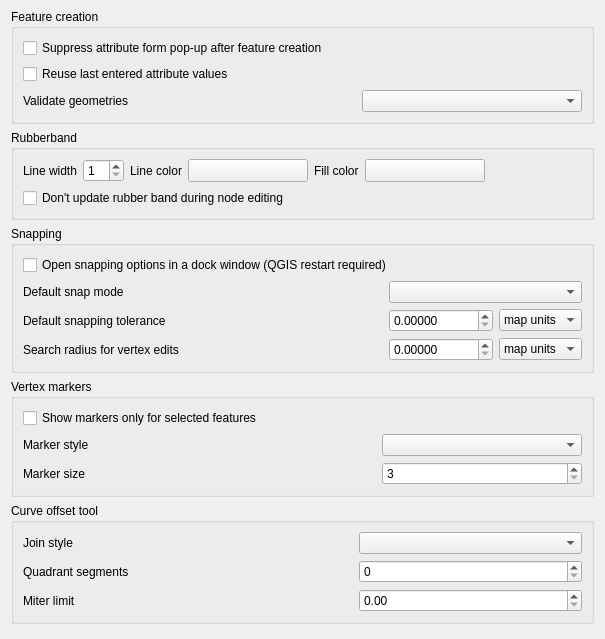
             <widget class="QWidget" name="mOptionsScrollAreaContents_07">
              <property name="geometry">
               <rect>
                <x>0</x>
                <y>0</y>
                <width>605</width>
                <height>639</height>
               </rect>
              </property>
              <layout class="QVBoxLayout" name="verticalLayout_31">
               <property name="topMargin">
                <number>9</number>
               </property>
               <item>
                <widget class="QgsCollapsibleGroupBox" name="mEnterAttributeValuesGroupBox">
                 <property name="title">
                  <string>Feature creation</string>
                 </property>
                 <layout class="QGridLayout" name="gridLayout_28">
                  <item row="2" column="2">
                   <widget class="QComboBox" name="mValidateGeometries">
                    <property name="sizePolicy">
                     <sizepolicy hsizetype="Expanding" vsizetype="Fixed">
                      <horstretch>0</horstretch>
                      <verstretch>0</verstretch>
                     </sizepolicy>
                    </property>
                   </widget>
                  </item>
                  <item row="2" column="0">
                   <widget class="QLabel" name="label_19">
                    <property name="text">
                     <string>Validate geometries</string>
                    </property>
                   </widget>
                  </item>
                  <item row="0" column="0" colspan="3">
                   <widget class="QCheckBox" name="chkDisableAttributeValuesDlg">
                    <property name="text">
                     <string>Suppress attribute form pop-up after feature creation</string>
                    </property>
                    <property name="tristate">
                     <bool>false</bool>
                    </property>
                   </widget>
                  </item>
                  <item row="2" column="1">
                   <spacer name="horizontalSpacer_32">
                    <property name="orientation">
                     <enum>Qt::Horizontal</enum>
                    </property>
                    <property name="sizeHint" stdset="0">
                     <size>
                      <width>40</width>
                      <height>20</height>
                     </size>
                    </property>
                   </spacer>
                  </item>
                  <item row="1" column="0" colspan="3">
                   <widget class="QCheckBox" name="chkReuseLastValues">
                    <property name="text">
                     <string>Reuse last entered attribute values</string>
                    </property>
                    <property name="tristate">
                     <bool>false</bool>
                    </property>
                   </widget>
                  </item>
                 </layout>
                </widget>
               </item>
               <item>
                <widget class="QgsCollapsibleGroupBox" name="mRubberBandGroupBox">
                 <property name="title">
                  <string>Rubberband</string>
                 </property>
                 <layout class="QGridLayout" name="_9">
                  <item row="0" column="9">
                   <spacer name="horizontalSpacer_33">
                    <property name="orientation">
                     <enum>Qt::Horizontal</enum>
                    </property>
                    <property name="sizeHint" stdset="0">
                     <size>
                      <width>40</width>
                      <height>20</height>
                     </size>
                    </property>
                   </spacer>
                  </item>
                  <item row="0" column="0">
                   <widget class="QLabel" name="mLineWidthTextLabel">
                    <property name="sizePolicy">
                     <sizepolicy hsizetype="Maximum" vsizetype="Preferred">
                      <horstretch>0</horstretch>
                      <verstretch>0</verstretch>
                     </sizepolicy>
                    </property>
                    <property name="text">
                     <string>Line width</string>
                    </property>
                   </widget>
                  </item>
                  <item row="0" column="2">
                   <widget class="QLabel" name="mLineColorTextLabel">
                    <property name="sizePolicy">
                     <sizepolicy hsizetype="Maximum" vsizetype="Preferred">
                      <horstretch>0</horstretch>
                      <verstretch>0</verstretch>
                     </sizepolicy>
                    </property>
                    <property name="text">
                     <string>Line color</string>
                    </property>
                   </widget>
                  </item>
                  <item row="0" column="1">
                   <widget class="QSpinBox" name="mLineWidthSpinBox">
                    <property name="toolTip">
                     <string>Line width in pixels</string>
                    </property>
                    <property name="minimum">
                     <number>1</number>
                    </property>
                   </widget>
                  </item>
                  <item row="0" column="5">
                   <widget class="QgsColorButtonV2" name="mFillColorToolButton">
                    <property name="sizePolicy">
                     <sizepolicy hsizetype="Fixed" vsizetype="Fixed">
                      <horstretch>0</horstretch>
                      <verstretch>0</verstretch>
                     </sizepolicy>
                    </property>
                    <property name="minimumSize">
                     <size>
                      <width>120</width>
                      <height>0</height>
                     </size>
                    </property>
                    <property name="maximumSize">
                     <size>
                      <width>120</width>
                      <height>16777215</height>
                     </size>
                    </property>
                    <property name="text">
                     <string/>
                    </property>
                   </widget>
                  </item>
                  <item row="0" column="4">
                   <widget class="QLabel" name="mSelectColorTextLabel">
                    <property name="sizePolicy">
                     <sizepolicy hsizetype="Maximum" vsizetype="Preferred">
                      <horstretch>0</horstretch>
                      <verstretch>0</verstretch>
                     </sizepolicy>
                    </property>
                    <property name="text">
                     <string>Fill color</string>
                    </property>
                   </widget>
                  </item>
                  <item row="0" column="3">
                   <widget class="QgsColorButtonV2" name="mLineColorToolButton">
                    <property name="sizePolicy">
                     <sizepolicy hsizetype="Fixed" vsizetype="Fixed">
                      <horstretch>0</horstretch>
                      <verstretch>0</verstretch>
                     </sizepolicy>
                    </property>
                    <property name="minimumSize">
                     <size>
                      <width>120</width>
                      <height>0</height>
                     </size>
                    </property>
                    <property name="maximumSize">
                     <size>
                      <width>120</width>
                      <height>16777215</height>
                     </size>
                    </property>
                    <property name="text">
                     <string/>
                    </property>
                   </widget>
                  </item>
                  <item row="1" column="0" colspan="7">
                   <widget class="QCheckBox" name="mLineGhostCheckBox">
                    <property name="text">
                     <string>Don't update rubber band during node editing</string>
                    </property>
                   </widget>
                  </item>
                 </layout>
                </widget>
               </item>
               <item>
                <widget class="QgsCollapsibleGroupBox" name="mSnappingGroupBox">
                 <property name="title">
                  <string>Snapping</string>
                 </property>
                 <layout class="QGridLayout" name="_10">
                  <item row="1" column="0">
                   <widget class="QLabel" name="mDefaultSnapModeLabel">
                    <property name="text">
                     <string>Default snap mode</string>
                    </property>
                   </widget>
                  </item>
                  <item row="1" column="4" colspan="2">
                   <widget class="QComboBox" name="mDefaultSnapModeComboBox">
                    <property name="sizePolicy">
                     <sizepolicy hsizetype="Expanding" vsizetype="Fixed">
                      <horstretch>0</horstretch>
                      <verstretch>0</verstretch>
                     </sizepolicy>
                    </property>
                   </widget>
                  </item>
                  <item row="2" column="0" colspan="2">
                   <widget class="QLabel" name="mDefaultSnappingToleranceTextLabel">
                    <property name="text">
                     <string>Default snapping tolerance</string>
                    </property>
                   </widget>
                  </item>
                  <item row="2" column="4">
                   <widget class="QDoubleSpinBox" name="mDefaultSnappingToleranceSpinBox">
                    <property name="decimals">
                     <number>5</number>
                    </property>
                    <property name="maximum">
                     <double>99999999.989999994635582</double>
                    </property>
                   </widget>
                  </item>
                  <item row="3" column="0" colspan="3">
                   <widget class="QLabel" name="mVertexSearchRadiusVertexEditLabel">
                    <property name="text">
                     <string>Search radius for vertex edits</string>
                    </property>
                   </widget>
                  </item>
                  <item row="3" column="4">
                   <widget class="QDoubleSpinBox" name="mSearchRadiusVertexEditSpinBox">
                    <property name="decimals">
                     <number>5</number>
                    </property>
                    <property name="maximum">
                     <double>99999999.989999994635582</double>
                    </property>
                   </widget>
                  </item>
                  <item row="2" column="5">
                   <widget class="QComboBox" name="mDefaultSnappingToleranceComboBox">
                    <property name="sizePolicy">
                     <sizepolicy hsizetype="Expanding" vsizetype="Fixed">
                      <horstretch>0</horstretch>
                      <verstretch>0</verstretch>
                     </sizepolicy>
                    </property>
                    <item>
                     <property name="text">
                      <string>map units</string>
                     </property>
                    </item>
                    <item>
                     <property name="text">
                      <string>pixels</string>
                     </property>
                    </item>
                   </widget>
                  </item>
                  <item row="3" column="5">
                   <widget class="QComboBox" name="mSearchRadiusVertexEditComboBox">
                    <item>
                     <property name="text">
                      <string>map units</string>
                     </property>
                    </item>
                    <item>
                     <property name="text">
                      <string>pixels</string>
                     </property>
                    </item>
                   </widget>
                  </item>
                  <item row="3" column="3">
                   <spacer>
                    <property name="orientation">
                     <enum>Qt::Horizontal</enum>
                    </property>
                    <property name="sizeHint" stdset="0">
                     <size>
                      <width>61</width>
                      <height>20</height>
                     </size>
                    </property>
                   </spacer>
                  </item>
                  <item row="2" column="2" colspan="2">
                   <spacer>
                    <property name="orientation">
                     <enum>Qt::Horizontal</enum>
                    </property>
                    <property name="sizeHint" stdset="0">
                     <size>
                      <width>241</width>
                      <height>20</height>
                     </size>
                    </property>
                   </spacer>
                  </item>
                  <item row="1" column="1" colspan="3">
                   <spacer>
                    <property name="orientation">
                     <enum>Qt::Horizontal</enum>
                    </property>
                    <property name="sizeHint" stdset="0">
                     <size>
                      <width>311</width>
                      <height>20</height>
                     </size>
                    </property>
                   </spacer>
                  </item>
                  <item row="0" column="0" colspan="6">
                   <widget class="QCheckBox" name="cbxSnappingOptionsDocked">
                    <property name="text">
                     <string>Open snapping options in a dock window (QGIS restart required)</string>
                    </property>
                   </widget>
                  </item>
                 </layout>
                </widget>
               </item>
               <item>
                <widget class="QgsCollapsibleGroupBox" name="mVertexMarkerGroupBox">
                 <property name="title">
                  <string>Vertex markers</string>
                 </property>
                 <layout class="QGridLayout" name="_11">
                  <item row="1" column="0">
                   <widget class="QLabel" name="mMarkerStyleLabel">
                    <property name="text">
                     <string>Marker style</string>
                    </property>
                   </widget>
                  </item>
                  <item row="1" column="1">
                   <spacer>
                    <property name="orientation">
                     <enum>Qt::Horizontal</enum>
                    </property>
                    <property name="sizeHint" stdset="0">
                     <size>
                      <width>281</width>
                      <height>20</height>
                     </size>
                    </property>
                   </spacer>
                  </item>
                  <item row="1" column="2">
                   <widget class="QComboBox" name="mMarkerStyleComboBox">
                    <property name="sizePolicy">
                     <sizepolicy hsizetype="Expanding" vsizetype="Fixed">
                      <horstretch>0</horstretch>
                      <verstretch>0</verstretch>
                     </sizepolicy>
                    </property>
                   </widget>
                  </item>
                  <item row="2" column="2">
                   <widget class="QSpinBox" name="mMarkerSizeSpinBox">
                    <property name="layoutDirection">
                     <enum>Qt::LeftToRight</enum>
                    </property>
                    <property name="minimum">
                     <number>3</number>
                    </property>
                    <property name="singleStep">
                     <number>1</number>
                    </property>
                   </widget>
                  </item>
                  <item row="2" column="0">
                   <widget class="QLabel" name="label_6">
                    <property name="text">
                     <string>Marker size</string>
                    </property>
                   </widget>
                  </item>
                  <item row="2" column="1">
                   <spacer>
                    <property name="orientation">
                     <enum>Qt::Horizontal</enum>
                    </property>
                    <property name="sizeHint" stdset="0">
                     <size>
                      <width>40</width>
                      <height>20</height>
                     </size>
                    </property>
                   </spacer>
                  </item>
                  <item row="0" column="0" colspan="3">
                   <widget class="QCheckBox" name="mMarkersOnlyForSelectedCheckBox">
                    <property name="text">
                     <string>Show markers only for selected features</string>
                    </property>
                   </widget>
                  </item>
                 </layout>
                </widget>
               </item>
               <item>
                <widget class="QgsCollapsibleGroupBox" name="groupBox_21">
                 <property name="title">
                  <string>Curve offset tool</string>
                 </property>
                 <layout class="QGridLayout" name="gridLayout">
                  <item row="1" column="2">
                   <widget class="QSpinBox" name="mOffsetQuadSegSpinBox"/>
                  </item>
                  <item row="2" column="0">
                   <widget class="QLabel" name="label_28">
                    <property name="text">
                     <string>Miter limit</string>
                    </property>
                   </widget>
                  </item>
                  <item row="0" column="0">
                   <widget class="QLabel" name="label_26">
                    <property name="text">
                     <string>Join style</string>
                    </property>
                   </widget>
                  </item>
                  <item row="0" column="2">
                   <widget class="QComboBox" name="mOffsetJoinStyleComboBox">
                    <property name="sizePolicy">
                     <sizepolicy hsizetype="Expanding" vsizetype="Fixed">
                      <horstretch>0</horstretch>
                      <verstretch>0</verstretch>
                     </sizepolicy>
                    </property>
                   </widget>
                  </item>
                  <item row="1" column="0">
                   <widget class="QLabel" name="label_27">
                    <property name="text">
                     <string>Quadrant segments</string>
                    </property>
                   </widget>
                  </item>
                  <item row="2" column="2">
                   <widget class="QDoubleSpinBox" name="mCurveOffsetMiterLimitComboBox"/>
                  </item>
                  <item row="0" column="1">
                   <spacer name="horizontalSpacer_29">
                    <property name="orientation">
                     <enum>Qt::Horizontal</enum>
                    </property>
                    <property name="sizeHint" stdset="0">
                     <size>
                      <width>40</width>
                      <height>20</height>
                     </size>
                    </property>
                   </spacer>
                  </item>
                  <item row="1" column="1">
                   <spacer name="horizontalSpacer_30">
                    <property name="orientation">
                     <enum>Qt::Horizontal</enum>
                    </property>
                    <property name="sizeHint" stdset="0">
                     <size>
                      <width>40</width>
                      <height>20</height>
                     </size>
                    </property>
                   </spacer>
                  </item>
                  <item row="2" column="1">
                   <spacer name="horizontalSpacer_31">
                    <property name="orientation">
                     <enum>Qt::Horizontal</enum>
                    </property>
                    <property name="sizeHint" stdset="0">
                     <size>
                      <width>40</width>
                      <height>20</height>
                     </size>
                    </property>
                   </spacer>
                  </item>
                 </layout>
                </widget>
               </item>
               <item>
                <spacer name="verticalSpacer_4">
                 <property name="orientation">
                  <enum>Qt::Vertical</enum>
                 </property>
                 <property name="sizeHint" stdset="0">
                  <size>
                   <width>20</width>
                   <height>40</height>
                  </size>
                 </property>
                </spacer>
               </item>
              </layout>
             </widget>
